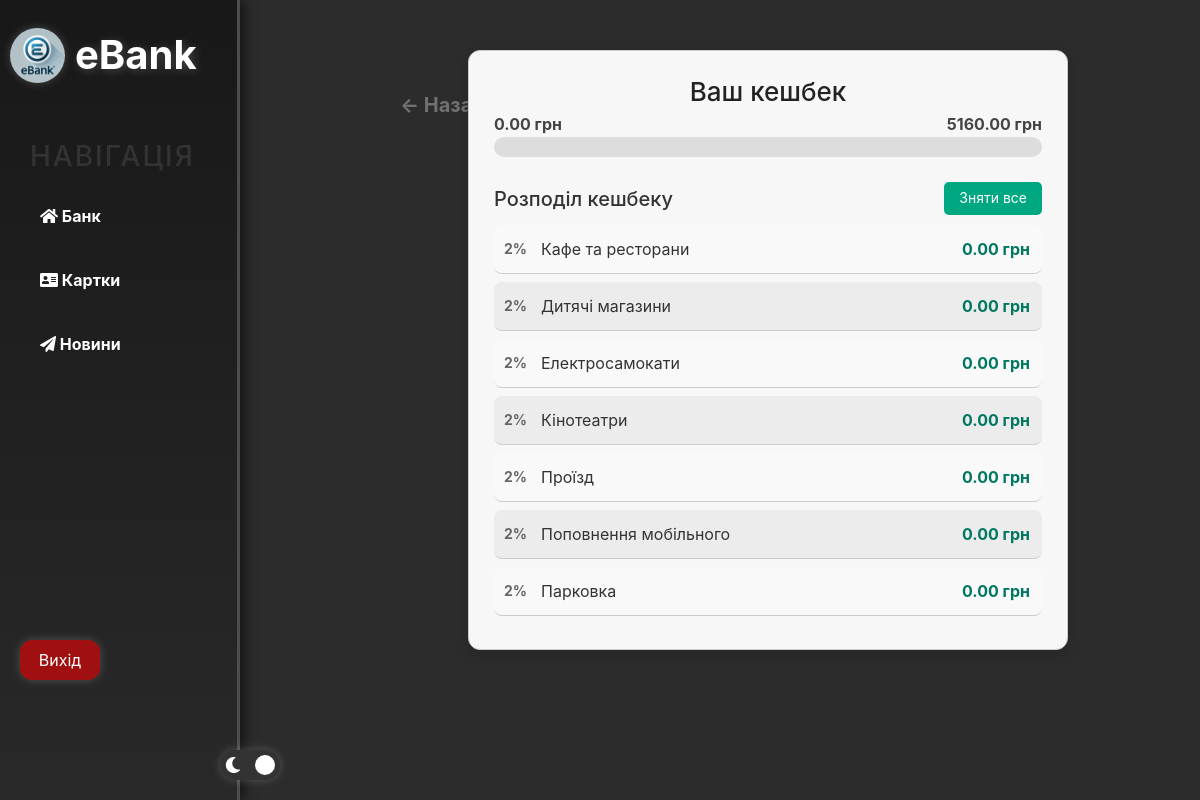
/cards/13/cashback/ (signed in), run on the app's committed database.
### cards/models.py (models this page shows)
class UserCashback(models.Model):
    user = models.OneToOneField(settings.AUTH_USER_MODEL, on_delete=models.CASCADE, related_name="cashback")  # Связь с пользователем
    cafe_restaurants = models.DecimalField(max_digits=10, decimal_places=2, default=0.00)  # Кафе та ресторани
    kids_stores = models.DecimalField(max_digits=10, decimal_places=2, default=0.00)  # Дитячі магазини
    e_scooters = models.DecimalField(max_digits=10, decimal_places=2, default=0.00)  # Електросамокати
    cinemas = models.DecimalField(max_digits=10, decimal_places=2, default=0.00)  # Кінотеатри
    transport = models.DecimalField(max_digits=10, decimal_places=2, default=0.00)  # Проїзд
    mobile_recharge = models.DecimalField(max_digits=10, decimal_places=2, default=0.00)  # Поповнення мобільного
    parking = models.DecimalField(max_digits=10, decimal_places=2, default=0.00)  # Парковка
    max_cashback = models.DecimalField(max_digits=10, decimal_places=2, default=0.00)  # Максимальный кешбэк
    def get_total_cashback(self):
        return (
            self.cafe_restaurants +
            self.kids_stores +
            self.e_scooters +
            self.cinemas +
            self.transport +
            self.mobile_recharge +
            self.parking
        )
    def get_cashback_percentage(self):
        if self.max_cashback > 0:
            return (self.get_total_cashback() / self.max_cashback) * 100
        return 0
    def __str__(self):
        return f"Cashback for {self.user.email}"

### cards/views.py (the view)
# urls.py: path('<int:pk>/cashback/', views.cashback, name='cashback'),
def cashback(request, pk):
    user = request.user  # Получаем текущего пользователя
    try:
        cashback_data = UserCashback.objects.get(user=user)
    except UserCashback.DoesNotExist:
        cashback_data = UserCashback.objects.create(user=user, max_cashback=5160)
    cashback_percentage = cashback_data.get_cashback_percentage()
    print(cashback_data)  # Добавьте этот вывод для отладки
    return render(request, "cards/cashback.html", {
        "cashback_data": cashback_data,
        "cashback_percentage": cashback_percentage
    })

### templates/cards/cashback.html (shortened to what this page needs)
{% extends 'layout.html' %}
{% load static %}
{% block content %}
<link rel="stylesheet" href="{% static 'cards/css/mobile.css' %}">
<link rel="stylesheet" href="{% static 'cards/css/cashback.css' %}">
{% if user.is_authenticated %}
    <a href="javascript:history.back()" class="back-button">← Назад</a>
    <div class="cashback-container">
        <h2>Ваш кешбек</h2>
        <div class="progress-bar-container">
            <span class="progress-text progress-left">{{ cashback_data.get_total_cashback }} грн</span>
            <span class="progress-text progress-right">5160.00 грн</span>
            <div class="progress-bar">
            </div>
        </div>
        <h3>Розподіл кешбеку
            <button class="remove-button" id="remove-cashback-btn">Зняти все</button>
        </h3>
        <div class="category-list">
            <div class="category">
                <span>Кафе та ресторани</span>
                <span><strong>{{ cashback_data.cafe_restaurants }} грн</strong></span>
            </div>
            <div class="category">
                <span>Дитячі магазини</span>
                <span><strong>{{ cashback_data.kids_stores }} грн</strong></span>
            </div>
            <div class="category">
                <span>Електросамокати</span>
                <span><strong>{{ cashback_data.e_scooters }} грн</strong></span>
            </div>
            <div class="category">
                <span>Кінотеатри</span>
                <span><strong>{{ cashback_data.cinemas }} грн</strong></span>
            </div>
            <div class="category">
                <span>Проїзд</span>
                <span><strong>{{ cashback_data.transport }} грн</strong></span>
            </div>
            <div class="category">
                <span>Поповнення мобільного</span>
                <span><strong>{{ cashback_data.mobile_recharge }} грн</strong></span>
            </div>
            <div class="category">
                <span>Парковка</span>
                <span><strong>{{ cashback_data.parking }} грн</strong></span>
            </div>
        </div>
    </div>
{% else %}
    <div class="auth-error">
        <img src="https://cdn-icons-png.flaticon.com/512/1828/1828843.png" alt="Хрест">
        <h1>Ой лихо, схоже вам спочатку потрібно авторизуватися... 🫣</h1>
    </div>
{% endif %}
{% endblock %}

### static/home/css/home.css (style rules this page uses)
body { background: #2c2c2c; color: #fff; margin: 0; padding: 0; transition: background 0.3s ease, color 0.3s ease; }
body { overflow-y: scroll; scrollbar-width: thin; scrollbar-color: #eb5959 #444; }

### staticfiles/cards/css/mobile.css (style rules this page uses)
.back-button { position: fixed; top: 90px; left: 400px; background: none; color: #717171; font-size: 20px; font-weight: bold; text-decoration: none; border: none; cursor: pointer; transition: color 0.3s ease; }

### static/cards/css/cashback.css (style rules this page uses)
.cashback-container { top: 50px; width: 600px; left: 39%; padding: 25px; border: 1px solid #ccc; border-radius: 12px; background: #f7f7f7; box-shadow: 0 4px 12px rgba(0, 0, 0, 0.15); animation: fadeIn 0.5s ease-in-out; position: relative; }
h2 { text-align: center; font-size: 26px; color: #222; margin-bottom: 30px; }
h3 { margin-top: 20px; font-size: 20px; color: #333; display: flex; justify-content: space-between; align-items: center; }
.progress-bar-container { position: relative; width: 100%; margin-bottom: 25px; }
.progress-bar { width: 100%; height: 20px; background: #ddd; border-radius: 10px; overflow: hidden; }
.progress-text { position: absolute; top: -25px; font-size: 16px; font-weight: bold; }
.progress-left { left: 0; color: #444; }
.progress-right { right: 0; color: #444; }
.category-list { margin-top: 10px; animation: slideIn 0.7s ease-in-out; }
.category { display: flex; justify-content: space-between; align-items: center; padding: 12px; background: #f1f1f1; border-bottom: 1px solid #ccc; font-size: 16px; transition: background 0.4s ease, transform 0.3s ease; border-radius: 8px; margin-bottom: 8px; position: relative; }
.category::before { content: "2%"; position: absolute; left: 10px; font-size: 14px; color: #666; font-weight: bold; }
.category span { margin-left: 35px; color: #333; }
.category:nth-child(odd) { background: #f9f9f9; }
.category:nth-child(even) { background: #ececec; }
strong { color: #007760; }
.remove-button { padding: 8px 15px; border-radius: 5px; background: #00a881; color: white; border: none; cursor: pointer; font-size: 14px; transition: all 0.3s ease, transform 0.2s ease; }

### data on the page
UserCashback: get_total_cashback "0.00", cafe_restaurants "0.00", kids_stores "0.00", e_scooters "0.00", cinemas "0.00", transport "0.00", mobile_recharge "0.00", parking "0.00"
